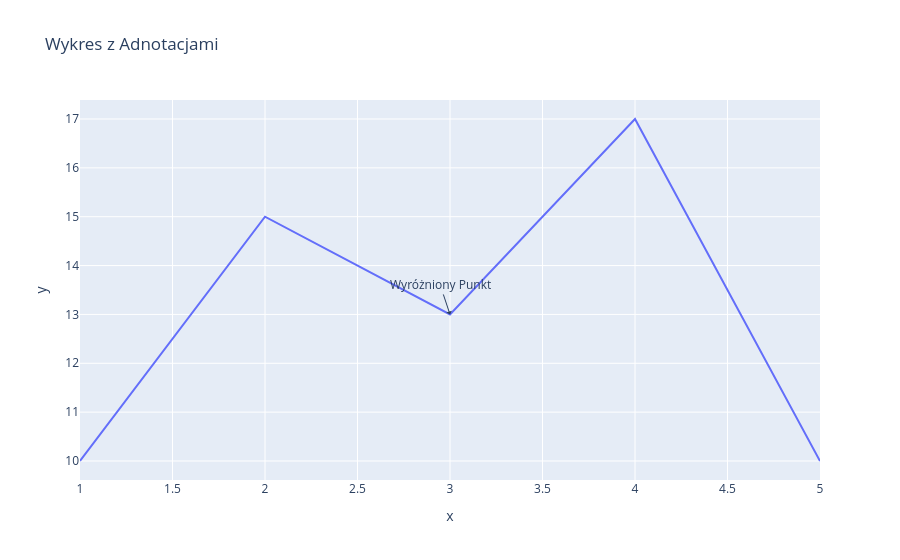

This figure's notebook cell:
### Markdown cell above
## Dodawanie adnotacji

### Code cell
fig = px.line(x=x, y=y, title="Wykres z Adnotacjami")
fig.add_annotation(x=3, y=13, text="Wyróżniony Punkt", showarrow=True, arrowhead=1)
fig.show()

### Figure 1 — Plotly figure (JSON) as saved in the notebook; plotly's stock layout.template omitted (floating-point values rounded to 4 significant figures)
{"data": [{"hovertemplate": "x=%{x}<br>y=%{y}<extra></extra>", "legendgroup": "", "line": {"color": "#636efa", "dash": "solid"}, "marker": {"symbol": "circle"}, "mode": "lines", "name": "", "orientation": "v", "showlegend": false, "type": "scatter", "x": [1, 2, 3, 4, 5], "xaxis": "x", "y": [10, 15, 13, 17, 10], "yaxis": "y"}], "layout": {"annotations": [{"arrowhead": 1, "showarrow": true, "text": "Wyróżniony Punkt", "x": 3, "y": 13}], "legend": {"tracegroupgap": 0}, "title": {"text": "Wykres z Adnotacjami"}, "xaxis": {"anchor": "y", "domain": [0, 1], "title": {"text": "x"}}, "yaxis": {"anchor": "x", "domain": [0, 1], "title": {"text": "y"}}}}
